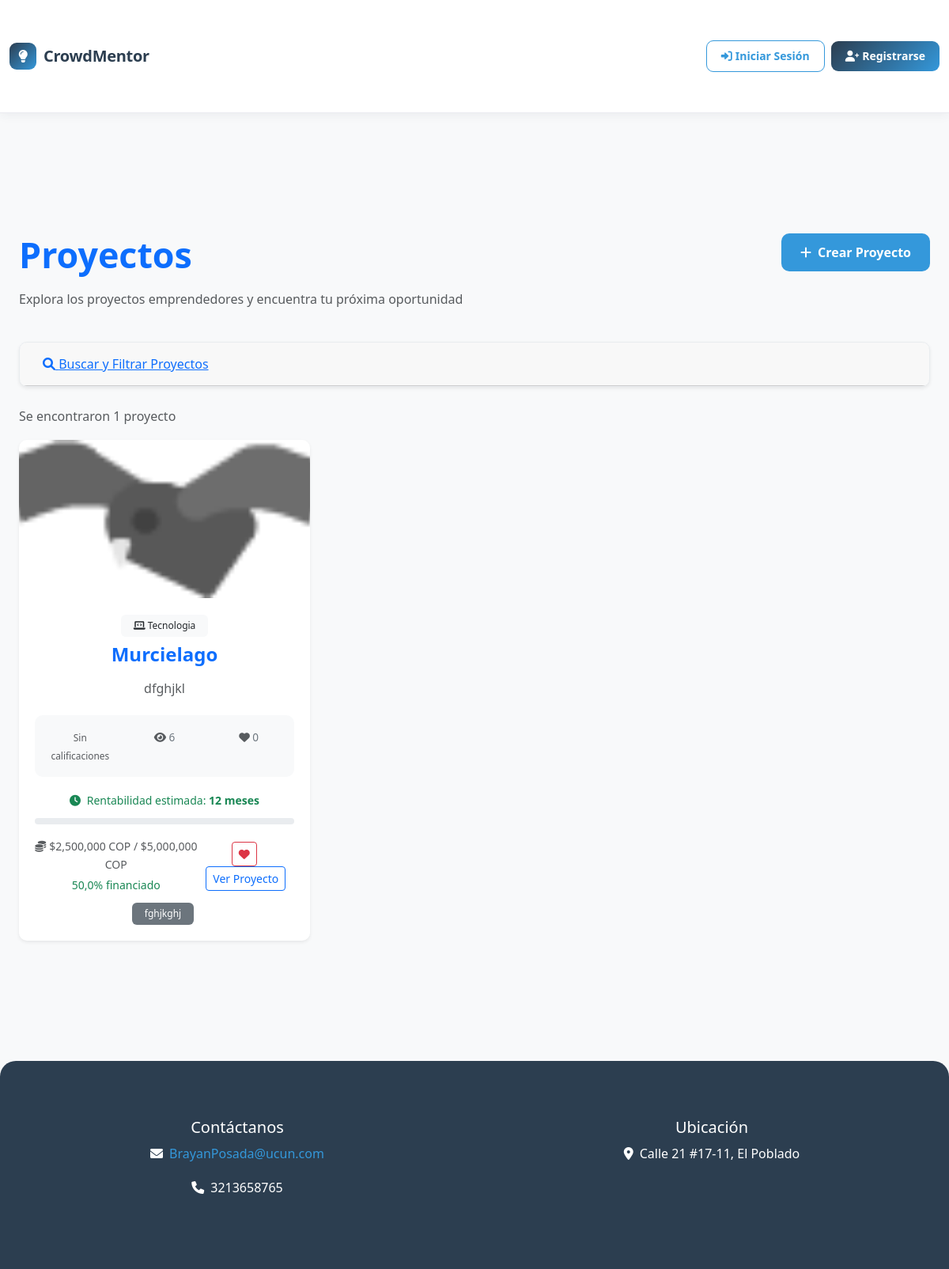
Page /projects/ on the earlier database version.
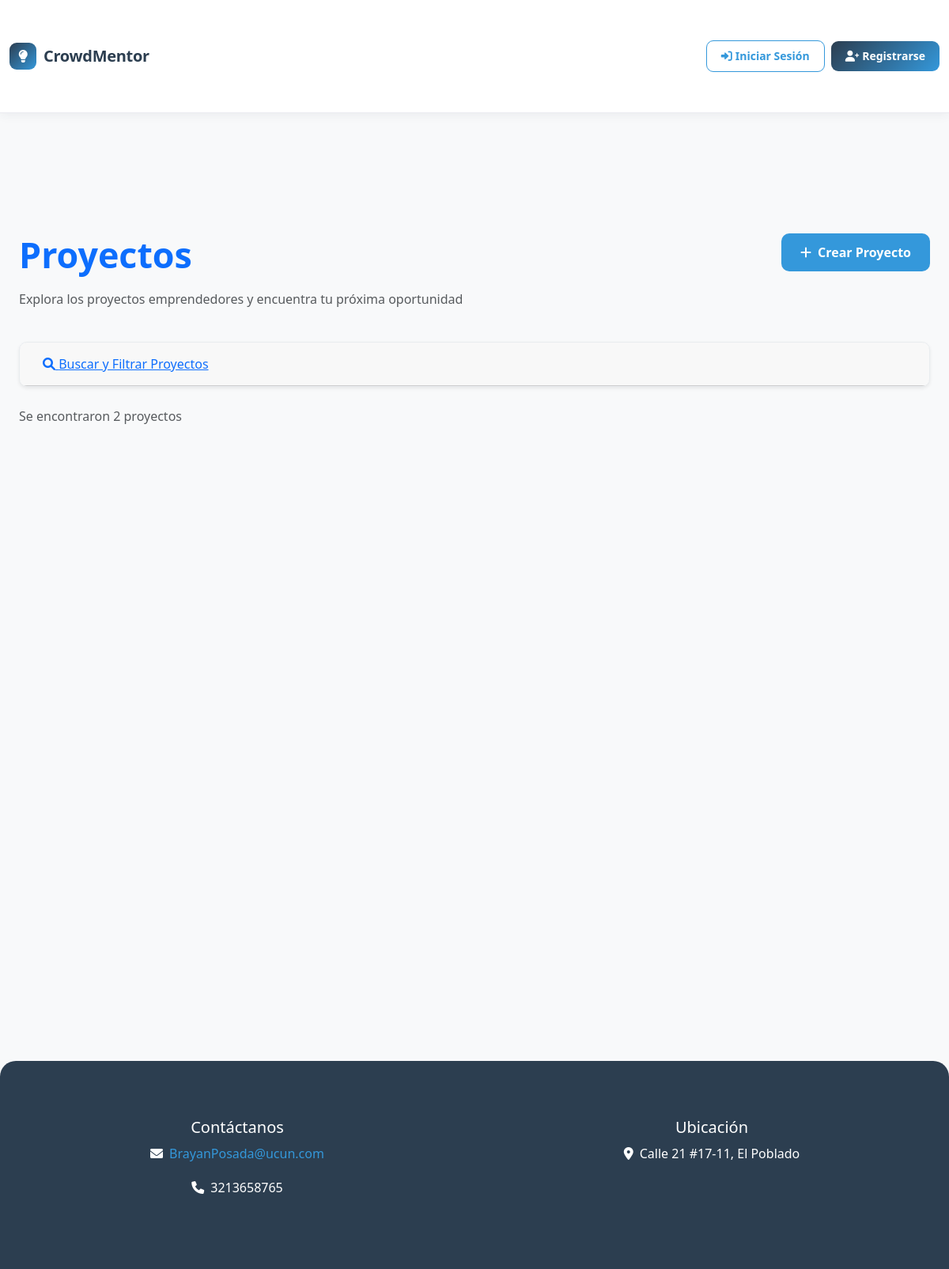
Same page on the later database version.
### core/models.py (models this page shows, shortened)
class Project(models.Model):
    PROJECT_STATUS = (
        ('draft', 'Borrador'),
        ('active', 'Activo'),
        ('funded', 'Financiado'),
        ('completed', 'Completado'),
        ('cancelled', 'Cancelado'),
    )
    title = models.CharField(max_length=200)
    description = models.TextField()
    owner = models.ForeignKey(User, on_delete=models.CASCADE, related_name='projects')
    category = models.ForeignKey('ProjectCategory', on_delete=models.SET_NULL, null=True, blank=True)
    funding_goal = models.DecimalField(max_digits=20, decimal_places=2)
    amount_raised = models.DecimalField(max_digits=20, decimal_places=2, default=0)
    created_at = models.DateTimeField(default=timezone.now)
    image = models.ImageField(upload_to='projects/', blank=True, null=True)
    is_active = models.BooleanField(default=True)
    status = models.CharField(max_length=20, choices=PROJECT_STATUS, default='active')
    views_count = models.IntegerField(default=0)
    likes_count = models.IntegerField(default=0)
    deadline = models.DateField(blank=True, null=True)
    tags = models.CharField(max_length=500, blank=True, help_text="Separar con comas")
    PROFITABILITY_UNIT_CHOICES = (
        ('meses', 'Meses'),
        ('años', 'Años'),
    )
    profitability_time = models.PositiveSmallIntegerField(
        null=True, blank=True,
        help_text="Tiempo estimado para que el proyecto empiece a generar rentabilidad"
    )
    profitability_unit = models.CharField(
        max_length=10,
        choices=PROFITABILITY_UNIT_CHOICES,
        default='meses',
        blank=True
    )
    def get_funding_percentage(self):
        if self.funding_goal > 0:
            return min((self.amount_raised / self.funding_goal) * 100, 100)
        return 0
    def is_deadline_approaching(self):
        if self.deadline:
            from datetime import date, timedelta
            return self.deadline <= date.today() + timedelta(days=7)
        return False

class ProjectCategory(models.Model):
    name = models.CharField(max_length=100, unique=True)
    description = models.TextField(blank=True)
    icon = models.CharField(max_length=50, default='fas fa-folder')
    created_at = models.DateTimeField(auto_now_add=True)
    class Meta:
        verbose_name_plural = "Project Categories"
        ordering = ['name']
    def __str__(self):
        return self.name

### core/views.py (the view)
# urls.py: path('projects/', views.project_list, name='project_list'),
def project_list(request):
    ensure_project_categories()
    form = ProjectSearchForm(request.GET or None)
    projects = Project.objects.filter(is_active=True)
    if form.is_valid():
        search = form.cleaned_data.get('search')
        if search:
            projects = projects.filter(
                Q(title__icontains=search) |
                Q(description__icontains=search) |
                Q(tags__icontains=search)
            )
        category = form.cleaned_data.get('category')
        if category:
            projects = projects.filter(category=category)
        min_funding = form.cleaned_data.get('min_funding')
        if min_funding:
            projects = projects.filter(funding_goal__gte=min_funding)
        max_funding = form.cleaned_data.get('max_funding')
        if max_funding:
            projects = projects.filter(funding_goal__lte=max_funding)
        status = form.cleaned_data.get('status')
        if status:
            projects = projects.filter(status=status)
        sort_by = form.cleaned_data.get('sort_by', '-created_at')
        projects = projects.order_by(sort_by)
    else:
        projects = projects.order_by('-created_at')
    projects = projects.annotate(
        avg_rating=Avg('ratings__rating'),
        rating_count=Count('ratings')
    )
    context = {
        'projects': projects,
        'form': form,
        'categories': ProjectCategory.objects.all()
    }
    return render(request, 'project_list.html', context)

### core/templatetags/custom_filters.py (called while the page is built)
@register.filter
def split(value, delimiter=','):
    if value:
        return [item.strip() for item in value.split(delimiter) if item.strip()]
    return []

@register.filter
def trim(value):
    if value:
        return value.strip()
    return value

@register.filter
def cop_currency(value):
    try:
        number = float(value)
        formatted = f"${number:,.0f} COP"
        return formatted
    except (ValueError, TypeError):
        return value

### core/views.py (called while the page is built, shortened)
def ensure_project_categories():
    if ProjectCategory.objects.exists():
        return

### core/templates/project_list.html (shortened to what the changed rows need)
{% extends 'base.html' %}
{% load static %}
{% load custom_filters %}
{% block extra_css %}
<link rel="stylesheet" href="{% static 'css/project_list_custom.css' %}">
{% endblock %}
{% block content %}
<div class="container py-5">
    <div class="row mb-4">
        <div class="col-md-8">
            <h1 class="text-primary mb-3">Proyectos</h1>
        </div>
    </div>
    <div class="search-results mb-3">
        <p class="text-muted">
            Se encontraron {{ projects|length }} proyecto{{ projects|length|pluralize }}
        </p>
    </div>
    <div class="row g-4">
        {% for project in projects %}
            <div class="col-md-6 col-lg-4 animate__animated animate__fadeInUp delay-{{ forloop.counter0 }}">
                <div class="card h-100 border-0 shadow-sm project-card">
                    {% if project.image %}
                        <img src="{{ project.image.url }}" class="card-img-top project-image" alt="{{ project.title }}">
                    {% else %}
                        <div class="card-img-top bg-light d-flex align-items-center justify-content-center project-placeholder">
                            <i class="fas fa-image fa-3x text-muted"></i>
                        </div>
                    {% endif %}
                    <div class="card-body d-flex flex-column">
                        <div class="mb-2">
                            {% if project.category %}
                                <span class="badge bg-light text-dark">
                                    <i class="{{ project.category.icon }}"></i> {{ project.category.name }}
                                </span>
                            {% endif %}
                        </div>
                        <h5 class="card-title text-primary">{{ project.title }}</h5>
                        <p class="card-text text-muted flex-grow-1">{{ project.description|truncatewords:25 }}</p>
                        <div class="project-stats mb-3">
                            <div class="row text-center">
                                <div class="col-4">
                                    <div class="rating-stars">
                                        {% if project.avg_rating %}
                                            {% for i in "12345" %}
                                                {% if forloop.counter <= project.avg_rating %}
                                                    <i class="fas fa-star"></i>
                                                {% else %}
                                                    <i class="far fa-star"></i>
                                                {% endif %}
                                            {% endfor %}
                                            <small class="text-muted">({{ project.rating_count }})</small>
                                        {% else %}
                                            <small class="text-muted">Sin calificaciones</small>
                                        {% endif %}
                                    </div>
                                </div>
                                <div class="col-4">
                                    <i class="fas fa-eye text-muted"></i> {{ project.views_count }}
                                </div>
                                <div class="col-4">
                                    <i class="fas fa-heart text-muted"></i> {{ project.likes_count }}
                                </div>
                            </div>
                        </div>
                        {% if project.profitability_time %}
                        <div class="mb-2">
                            <small class="text-success">
                                <i class="fas fa-clock me-1"></i>
                                Rentabilidad estimada: <strong>{{ project.profitability_time }} {{ project.profitability_unit }}</strong>
                            </small>
                        </div>
                        {% endif %}
                        <div class="progress mb-3 progress-thin">
                        </div>
                        <div class="d-flex justify-content-between align-items-center">
                            <div>
                                <small class="text-muted d-block">
                                    <i class="fas fa-coins me-1"></i>{{ project.amount_raised|default:0|cop_currency }} / {{ project.funding_goal|cop_currency }}
                                </small>
                                <small class="text-success">{{ project.get_funding_percentage|floatformat:1 }}% financiado</small>
                            </div>
                            <div>
                                <button class="btn btn-sm btn-outline-danger me-1 like-project-btn"
                                        data-project-id="{{ project.id }}"
                                        id="like-btn-{{ project.id }}">
                                    <i class="fas fa-heart"></i>
                                </button>
                                <a href="{% url 'project_detail' project.id %}" class="btn btn-outline-primary btn-sm">
                                    Ver Proyecto
                                </a>
                            </div>
                        </div>
                        {% if project.tags %}
                            <div class="mt-2">
                                {% load custom_filters %}
                                {% for tag in project.tags|split:"," %}
                                    <span class="badge bg-secondary me-1">{{ tag|trim }}</span>
                                {% endfor %}
                            </div>
                        {% endif %}
                    </div>
                </div>
            </div>
        {% endfor %}
    </div>
</div>
{% endblock %}

Differences in the rows shown:
no longer on this page (row edited): Project: image (picture), category.name "Tecnologia", title "Murcielago", description "dfghjkl", shows "Sin calificaciones", views_count "6", likes_count "0", profitability_time "12", profitability_unit "meses", amount_raised|cop_currency "$2,500,000 COP", funding_goal|cop_currency "$5,000,000 COP", get_funding_percentage "50,0", tags "fghjkghj"
Other differences:
{{ projects|length }}: "1" → "2"
